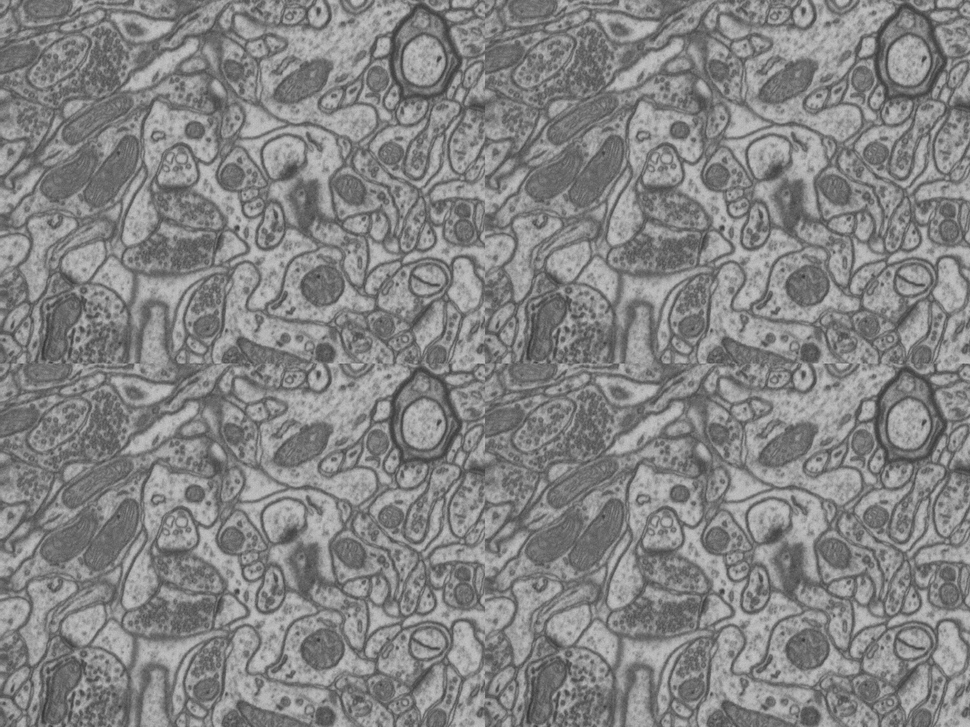
#> input picture pytorch/segmentation/test_data/t_0.png, 970 x 727 px, shrunk from 2048 x 1536 before the run
$ python expand_image.py test_data/t_0.png
#> lines starting #> are read from the running program, lines starting #| are printed output that depends on the picture
#!/usr/bin/env python3
"""
Скрипт для объединения 4 копий одного изображения в одно большее (2x2 сетка).
"""

import numpy as np
from PIL import Image
import os
import argparse


def create_large_image_from_copies(input_path, output_path=None):
    """
    Создает одно большое изображение из 4 копий входного изображения,
    размещая их в виде сетки 2x2.

    Args:
        input_path (str): Путь к входному изображению
        output_path (str): Путь для сохранения результата (по умолчанию input_path с добавлением "_expanded")

    Returns:
        str: Путь к сохраненному изображению
    """
#> called with input_path = 'test_data/t_0.png'
    # Загрузка изображения
    img = Image.open(input_path)
#> img is the input picture: PIL image 970x727 L; min 52, max 197, mean 132.3

    # Если не указан путь для вывода, создаем его на основе входного
    if output_path is None:
        name, ext = os.path.splitext(input_path)
        output_path = f"{name}_expanded{ext}"

    # Получаем размеры изображения
    width, height = img.size
#> width = 970; height = 727
    res_w, res_h = int(width*(3/2)), int(height*(3/2))
#> res_w = 1455; res_h = 1090

    # Создаем новое изображение, которое будет в 2 раза больше по каждой оси
    large_img = Image.new(img.mode, (res_w, res_h))
#> large_img: PIL image 1455x1090 L; every value is 0

    # Размещаем 4 копии изображения в сетке 2x2
    # Позиции: (0,0), (width,0), (0,height), (width,height)
    large_img.paste(img, (0, 0))                    # верхний левый
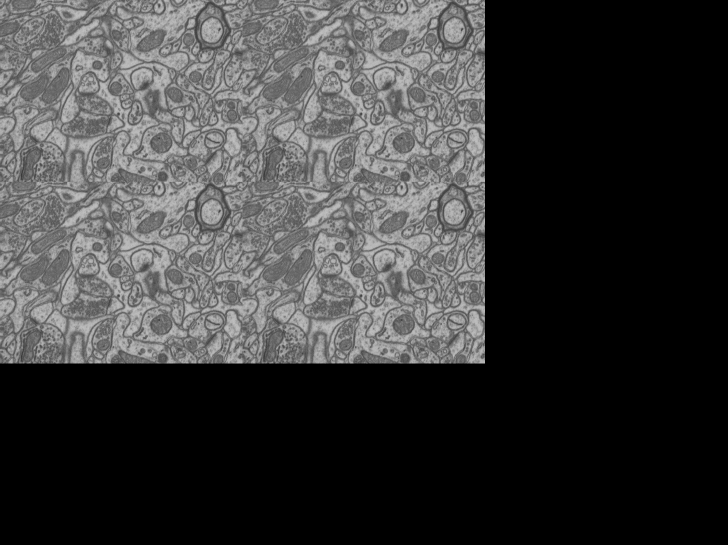
#> large_img: PIL image 1455x1090 L (shown at 1/2 size); min 0, max 197, mean 58.8

    large_img.paste(img, (width, 0))                 # верхний правый
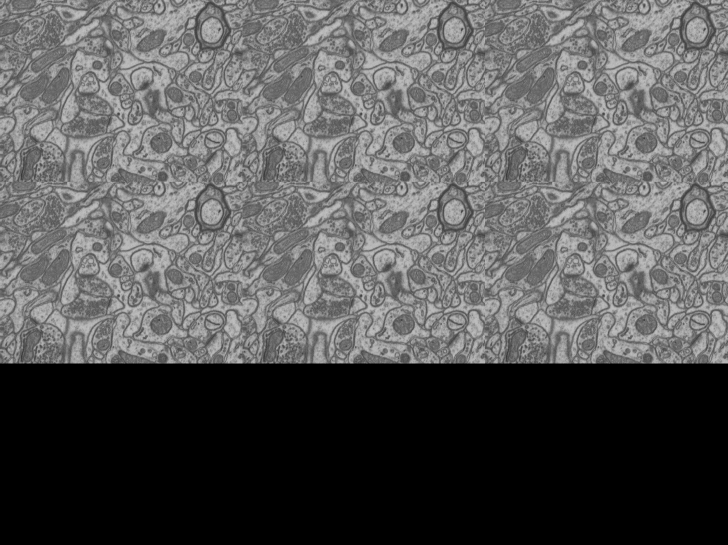
#> large_img: PIL image 1455x1090 L (shown at 1/2 size); min 0, max 197, mean 88.3
    large_img.paste(img, (0, height))                # нижний левый
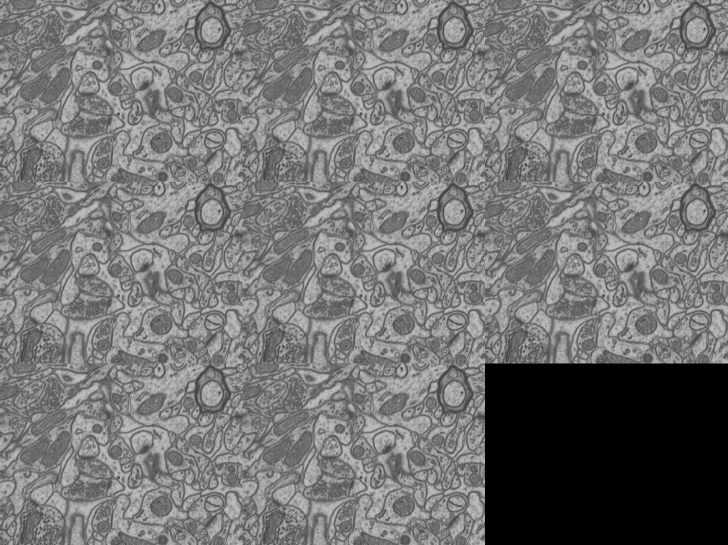
#> large_img: PIL image 1455x1090 L (shown at 1/2 size); min 0, max 197, mean 117.7
    large_img.paste(img, (width, height))            # нижний правый
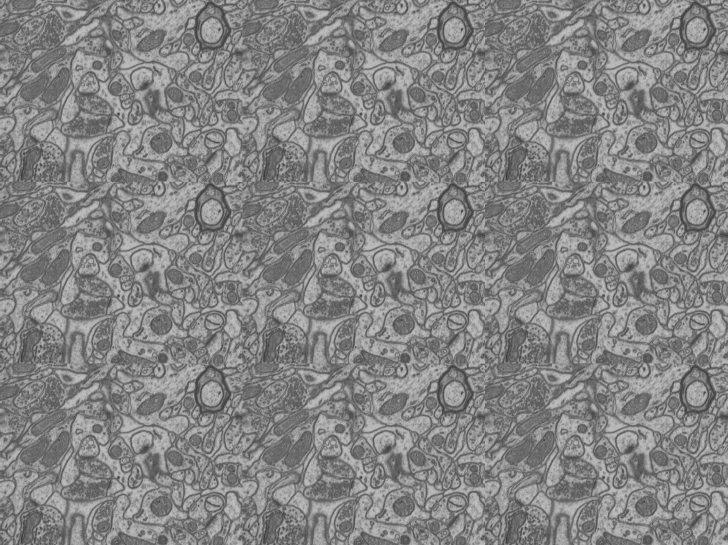
#> large_img: PIL image 1455x1090 L (shown at 1/2 size); min 52, max 197, mean 132.3

    # [9 lines of commented-out code are left out]
    large_img.save(output_path)

    print(f"Создано большое изображение: {output_path}")
    print(f"Размер исходного: {width}x{height}")
#| Размер исходного: 970x727
    print(f"Размер результата: {res_w}x{res_h}")
#| Размер результата: 1455x1090

    return output_path


def main():
    parser = argparse.ArgumentParser(description='Объединение 4 копий одного изображения в одно большее (2x2 сетка)')
    parser.add_argument('input', help='Путь к входному изображению')
    parser.add_argument('-o', '--output', help='Путь к выходному изображению (по умолчанию: input с _expanded)')

    args = parser.parse_args()

    # Проверяем, что входной файл существует
    if not os.path.exists(args.input):
        print(f"Ошибка: Входной файл '{args.input}' не найден.")
        return False

    # Создаем большое изображение
    output_path = create_large_image_from_copies(args.input, args.output)

    return True


if __name__ == "__main__":
    main()

$ run again, on pytorch/segmentation/test_data/t_2.png
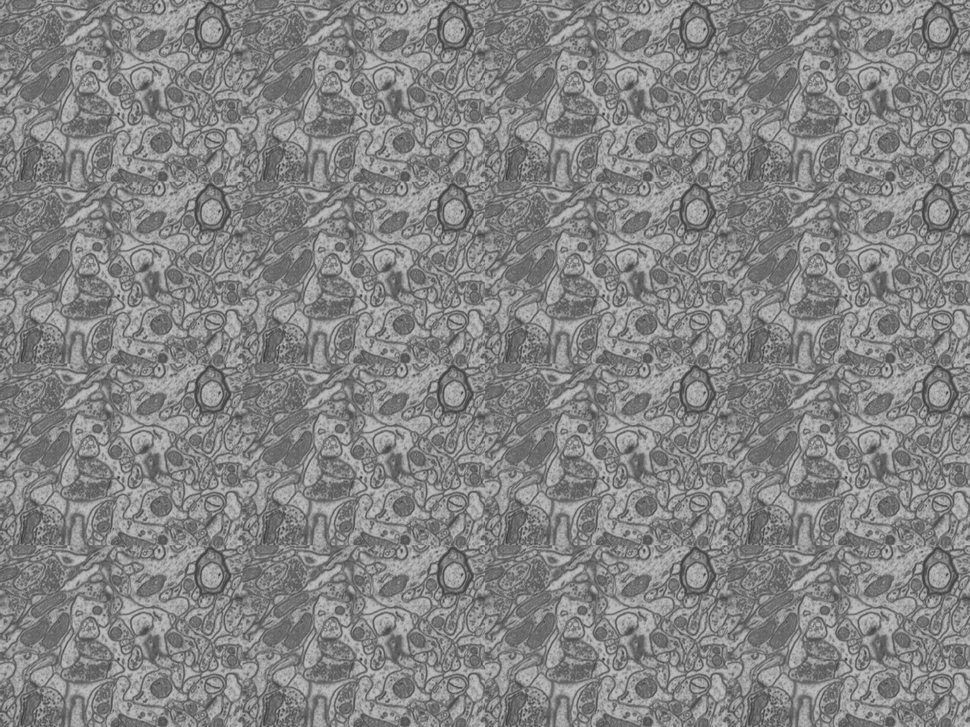
#> input picture pytorch/segmentation/test_data/t_2.png, 970 x 727 px, shrunk from 4096 x 3072 before the run
#> in create_large_image_from_copies, img is the input picture: PIL image 970x727 L; min 56, max 195, mean 132.3
#> in create_large_image_from_copies, `large_img.paste(img, (0, height))`:
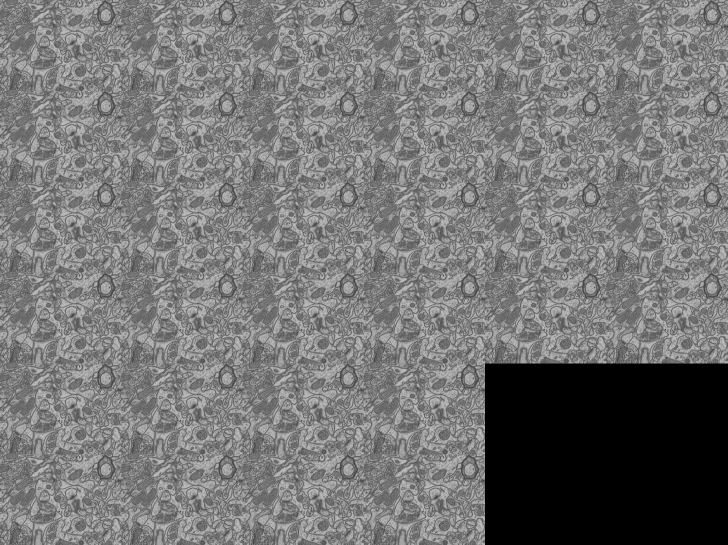
#> large_img: PIL image 1455x1090 L (shown at 1/2 size); min 0, max 195, mean 117.7
#> in create_large_image_from_copies, `large_img.paste(img, (width, height))`:
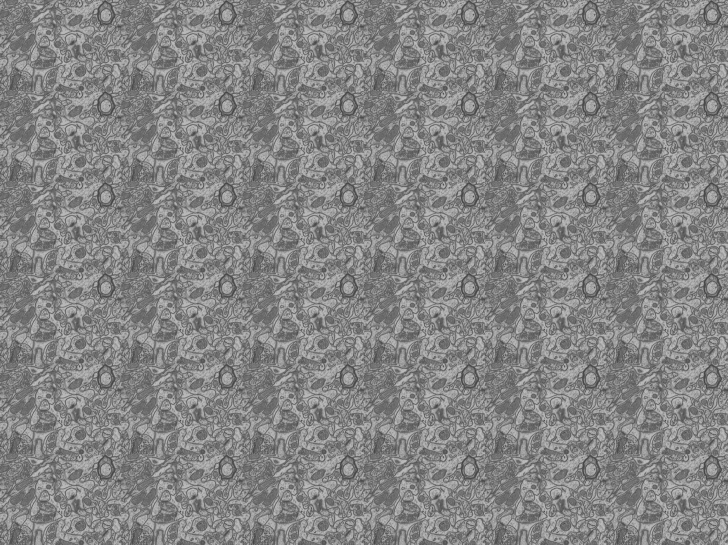
#> large_img: PIL image 1455x1090 L (shown at 1/2 size); min 56, max 195, mean 132.3
#| Размер исходного: 970x727
#| Размер результата: 1455x1090

$ run again, on pytorch/segmentation/test_data/t_3.png
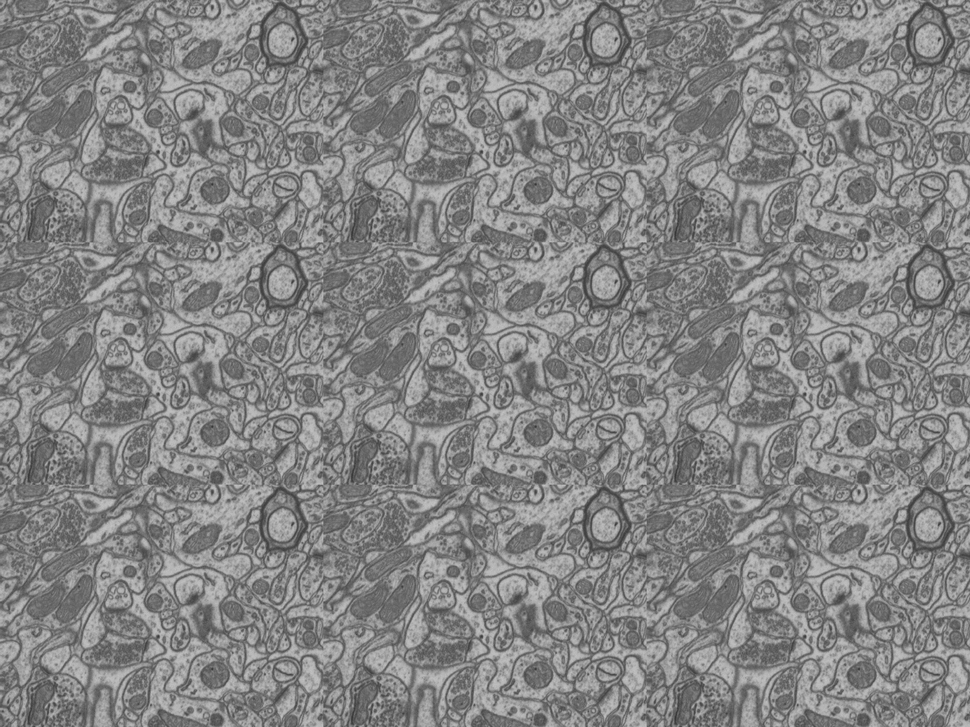
#> input picture pytorch/segmentation/test_data/t_3.png, 970 x 727 px, shrunk from 3072 x 2304 before the run
#> in create_large_image_from_copies, img is the input picture: PIL image 970x727 L; min 52, max 195, mean 132.3
#> in create_large_image_from_copies, `large_img.paste(img, (0, height))`:
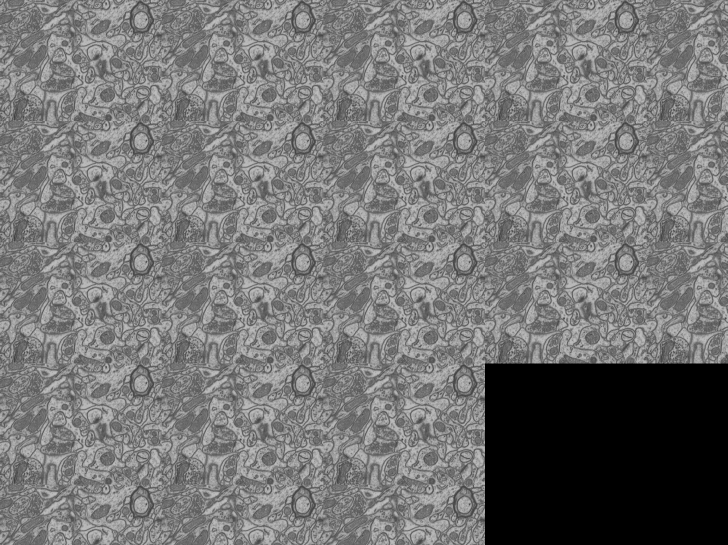
#> large_img: PIL image 1455x1090 L (shown at 1/2 size); min 0, max 195, mean 117.4
#> in create_large_image_from_copies, `large_img.paste(img, (width, height))`:
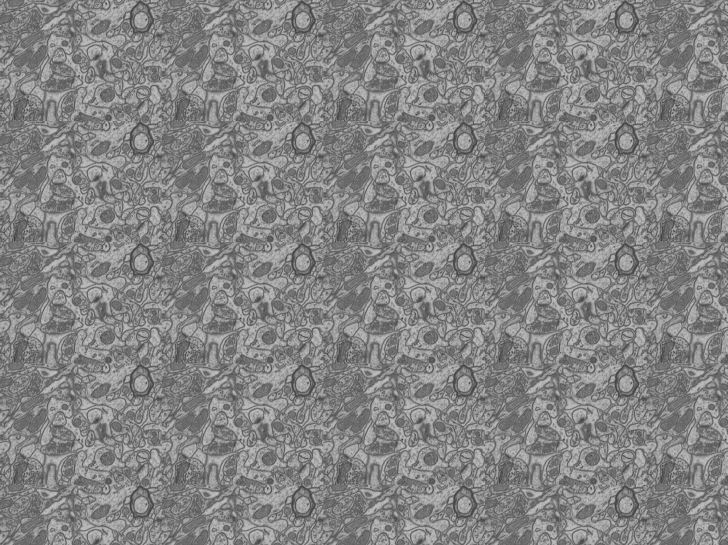
#> large_img: PIL image 1455x1090 L (shown at 1/2 size); min 52, max 195, mean 131.9
#| Размер исходного: 970x727
#| Размер результата: 1455x1090
